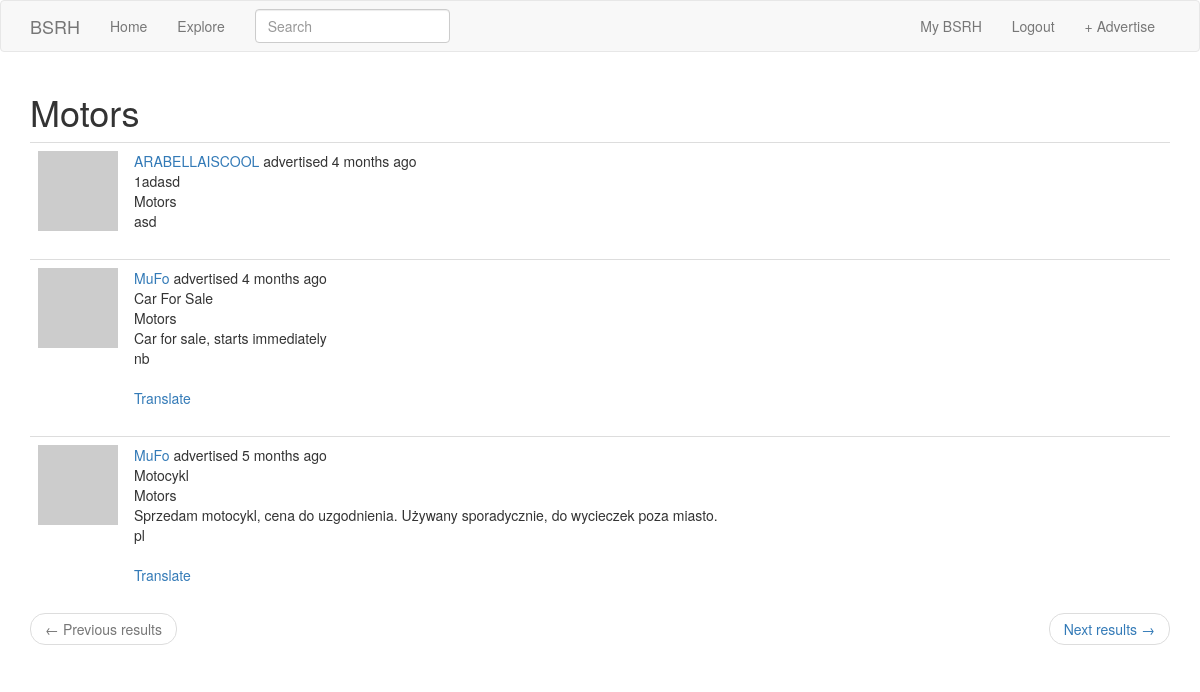
The app's page /show_category/Motors (signed in), older data.
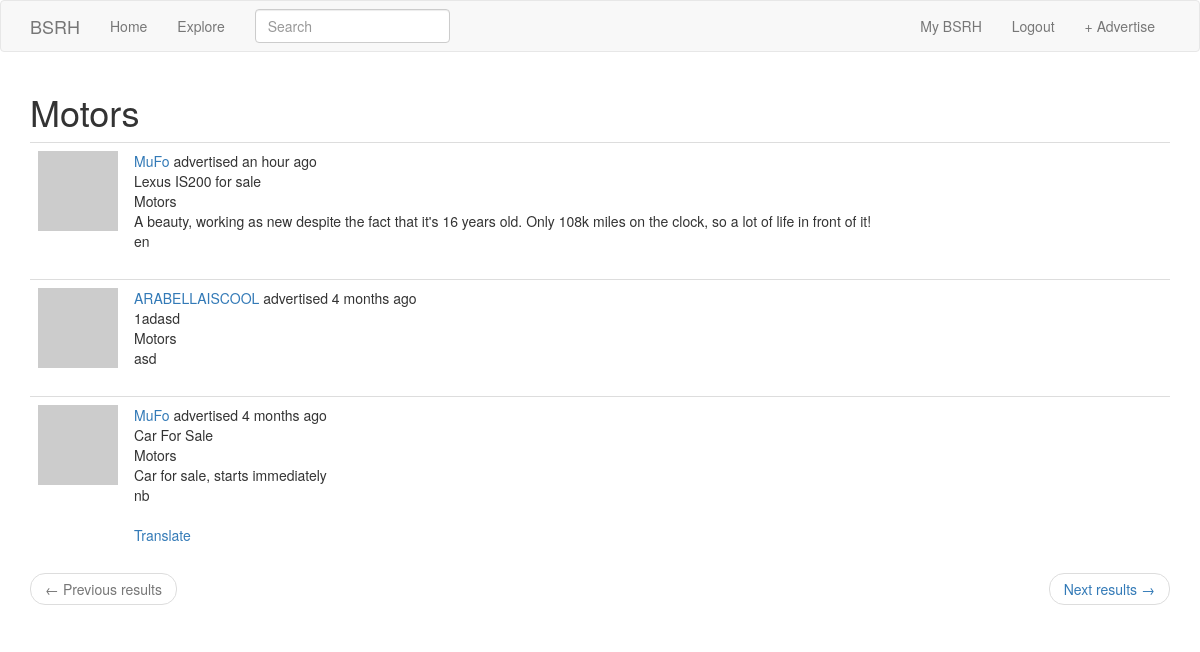
The same page, newer data.
### app/models.py (models this page shows, shortened)
class SearchableMixin(object):
    @classmethod
    def before_commit(cls, session):
        session._changes = {
            'add': list(session.new),
            'update': list(session.dirty),
            'delete': list(session.deleted)
        }
    @classmethod
    def after_commit(cls, session):
        for obj in session._changes['add']:
            if isinstance(obj, SearchableMixin):
                add_to_index(obj.__tablename__, obj)
        for obj in session._changes['update']:
            if isinstance(obj, SearchableMixin):
                add_to_index(obj.__tablename__, obj)
        for obj in session._changes['delete']:
            if isinstance(obj, SearchableMixin):
                remove_from_index(obj.__tablename__, obj)
        session._changes = None

class Ad(SearchableMixin, db.Model):
    __searchable__ = ['description']
    id = db.Column(db.Integer, primary_key=True)
    title = db.Column(db.String(64))
    description = db.Column(db.String(512))
    timestamp = db.Column(db.DateTime, index=True, default=datetime.utcnow)
    user_id = db.Column(db.Integer, db.ForeignKey('user.id'))
    category = db.Column(db.String(32))
    language = db.Column(db.String(5))

### app/main/routes.py (the view)
@bp.route('/show_category/<category>')
@login_required
def show_category(category):
    page = request.args.get('page', 1, type=int)
    ads = Ad.query.filter(Ad.category == category).order_by(Ad.timestamp.desc())\
        .paginate(page, current_app.config['ADS_PER_PAGE'], False)
    next_url = url_for('main.show_category', category=category, page=ads.next_num) \
        if ads.has_next else None
    prev_url = url_for('main.show_category', category=category, page=ads.prev_num) \
        if ads.has_prev else None
    return render_template('search.html', title=_('Explore'), ads=ads.items,
                           next_url=next_url, prev_url=prev_url, category=category)

### app/main/forms.py
class SearchForm(FlaskForm):
    q = StringField(_l('Search'), validators=[DataRequired()])
    def __init__(self, *args, **kwargs):
        if 'formdata' not in kwargs:
            kwargs['formdata'] = request.args
        if 'csrf_enabled' not in kwargs:
            kwargs['csrf_enabled'] = False
        super(SearchForm, self).__init__(*args, **kwargs)

### app/main/routes.py (called while the page is built)
@bp.before_request
def before_request():
    if current_user.is_authenticated:
        current_user.last_seen = datetime.utcnow()
    g.locale = str(get_locale())

@bp.before_app_request
def before_request():
    if current_user.is_authenticated:
        current_user.last_seen = datetime.utcnow()
        db.session.commit()
        g.search_form = SearchForm()
    g.locale = str(get_locale())

### app/models.py (called while the page is built)
@login.user_loader
def load_user(id):
    return User.query.get(int(id))

    def avatar(self, size):
        digest = md5(self.email.lower().encode('utf-8')).hexdigest()
        return 'https://www.gravatar.com/avatar/{}?d=identicon&s={}'.format(digest, size)

### app/templates/search.html
{% extends "base.html" %}
{% block app_content %}
    {% if category %}
        <h1>{{ category }}</h1>
    {% else %}
        <h1>{{ _('Search Results') }}</h1>
    {% endif %}
    {% if ads %}
        {% for ad in ads %}
        <a href="{{ url_for('main.ad_view', id=ad.id) }}" style="text-decoration:none; color:inherit;">
            {% include '_ad.html' %}
        </a>
        {% endfor %}
    {% else %}
        <h3><i>There are currently no ads in this category. Please check later.</i></h3>
    {% endif %}
    <nav aria-label="...">
        <ul class="pager">
            <li class="previous{% if not prev_url %} disabled{% endif %}">
                <a href="{{ prev_url or '#' }}">
                    <span aria-hidden="true">&larr;</span>
                    {{ _('Previous results') }}
                </a>
            </li>
            <li class="next{% if not next_url %} disabled{% endif %}">
                <a href="{{ next_url or '#' }}">
                    {{ _('Next results') }}
                    <span aria-hidden="true">&rarr;</span>
                </a>
            </li>
        </ul>
    </nav>
{% endblock %}

### app/templates/base.html (shortened to what this page needs)
{% extends 'bootstrap/base.html' %}
{% block styles %}
    {{super()}}
    <link rel="stylesheet" href="{{url_for('static', filename='styles/style.css')}}">
{% endblock %}
{% block navbar %}
    <nav class="navbar navbar-default justify-content-between">
        <div class="container text-center">
            <div class="navbar-header">
                    <a class="navbar-brand" href="{{ url_for('main.index') }}">BSRH</a>
            </div>
            <div class="collapse navbar-collapse" id="bs-example-navbar-collapse-1">
                <ul class="nav navbar-nav">
                    <li><a href="{{ url_for('main.index') }}">{{ _('Home') }}</a></li>
                    <li><a href="{{ url_for('main.explore') }}">{{ _('Explore') }}</a></li>
                </ul>
                {% if g.search_form %}
                <form class="navbar-form navbar-left" method="get"
                        action="{{ url_for('main.search') }}">
                    <div class="form-group">
                        {{ g.search_form.q(size=20, class='form-control',
                            placeholder=g.search_form.q.label.text) }}
                    </div>
                </form>
                {% endif %}
                <ul class="nav navbar-nav navbar-right">
                    {% if current_user.is_anonymous %}
                    <li><a href="{{ url_for('auth.login') }}">{{ _('Login') }}</a></li>
                    {% else %}
                    <li><a href="{{ url_for('main.user', username=current_user.username) }}">{{ _('My') }} BSRH</a></li>
                    <li><a href="{{ url_for('auth.logout') }}">{{ _('Logout') }}</a></li>
                    {% endif %}
                    <li><a href="{{ url_for('main.new_ad') }}">+ {{ _('Advertise') }}</a></li>
                </ul>
            </div>
        </div>
    </nav>
{% endblock %}
{% block content %}
    <div class="container">
        {% block app_content %}{% endblock %}
    </div>
{% endblock %}

### app/templates/_ad.html (shortened to what this page needs)
<table class="table table-hover">
    <tr>
        <td width="70px">
            <a href="{{ url_for('main.user', username=ad.author.username) }}">
                <img src="{{ ad.author.avatar(70) }}" />
            </a>
        </td>
        <td>
            {{ _('%(username)s advertised %(when)s', username=user_link, when=moment(ad.timestamp).fromNow()) }}
            <br>
            {{ ad.title }}
            <br>
            {{ ad.category }}
            <br>
            <span id="ad{{ ad.id }}">{{ ad.description }}</span>
            <br>
            {{ ad.language }}
            {% if ad.language and ad.language != g.locale %}
                <br><br>
                <span id="translation{{ ad.id }}">
                    <a href="javascript:translate(
                            '#ad{{ ad.id }}',
                            '#translation{{ ad.id }}',
                            '{{ ad.language }}',
                            '{{ g.locale }}');">{{ _('Translate') }}</a>
                </span>
            {% endif %}
        </td>
    </tr>
</table>

Row changes from the older to the newer data that the page shows:
no longer on this page (row unchanged): Ad: title "Motocykl", category "Motors", description "Sprzedam motocykl, cena do uzgodnienia. Używany sporadycznie, do wycieczek poza miasto.", language "pl"
added Ad: title "Lexus IS200 for sale", category "Motors", description "A beauty, working as new despite the fact that it's 16 years old. Only 108k miles on the clock, so a lot of life in front of it!", language "en"
